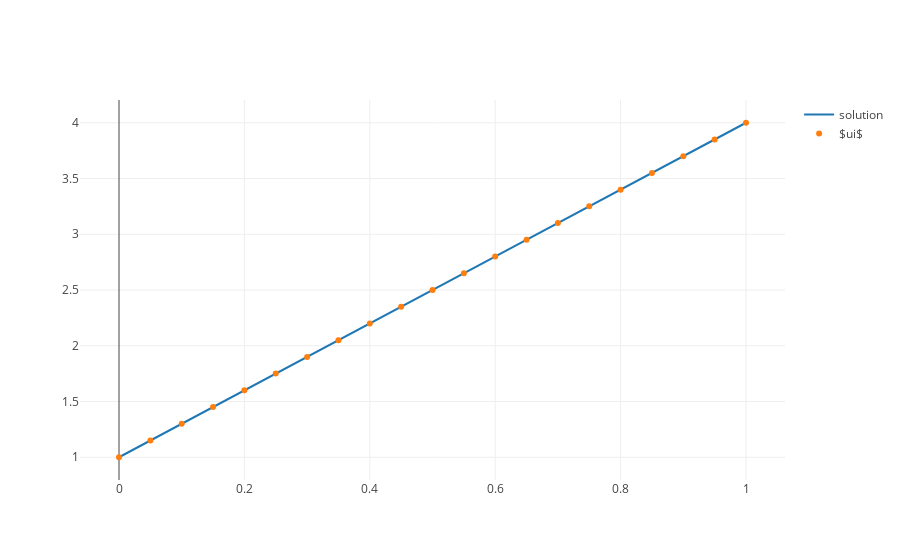

Notebook source saved alongside this figure:
### Markdown cell above
We now plot, we expect a line!

### Code cell
x, u = interpolate(ui)


fig = go.Figure(data=[
    go.Scatter(x=x, y=u, mode='lines', name="solution"),
    go.Scatter(x=nodes, y=ui, mode='markers', name="$ui$"),
])
plotly.iplot(fig)

### Figure 1 — Plotly figure (JSON) as saved in the notebook; plotly's stock layout.template omitted (floating-point values rounded to 4 significant figures; data arrays with more than 128 entries replaced by an {"elided": "..."} marker saying what was removed)
{"data": [{"mode": "lines", "name": "solution", "type": "scatter", "uid": "4272f85a-1c6d-43b1-82ad-0232fe47615a", "x": {"elided": "500 float values"}, "y": {"elided": "500 float values"}}, {"mode": "markers", "name": "$ui$", "type": "scatter", "uid": "a0836422-258b-448b-a574-87ccb4746fab", "x": [0, 0.1, 0.2, 0.3, 0.4, 0.5, 0.6, 0.7, 0.8, 0.9, 1, 0.05, 0.15, 0.25, 0.35, 0.45, 0.55, 0.65, 0.75, 0.85, 0.95], "y": [1, 1.3, 1.6, 1.9, 2.2, 2.5, 2.8, 3.1, 3.4, 3.7, 4, 1.15, 1.45, 1.75, 2.05, 2.35, 2.65, 2.95, 3.25, 3.55, 3.85]}], "layout": {}}
